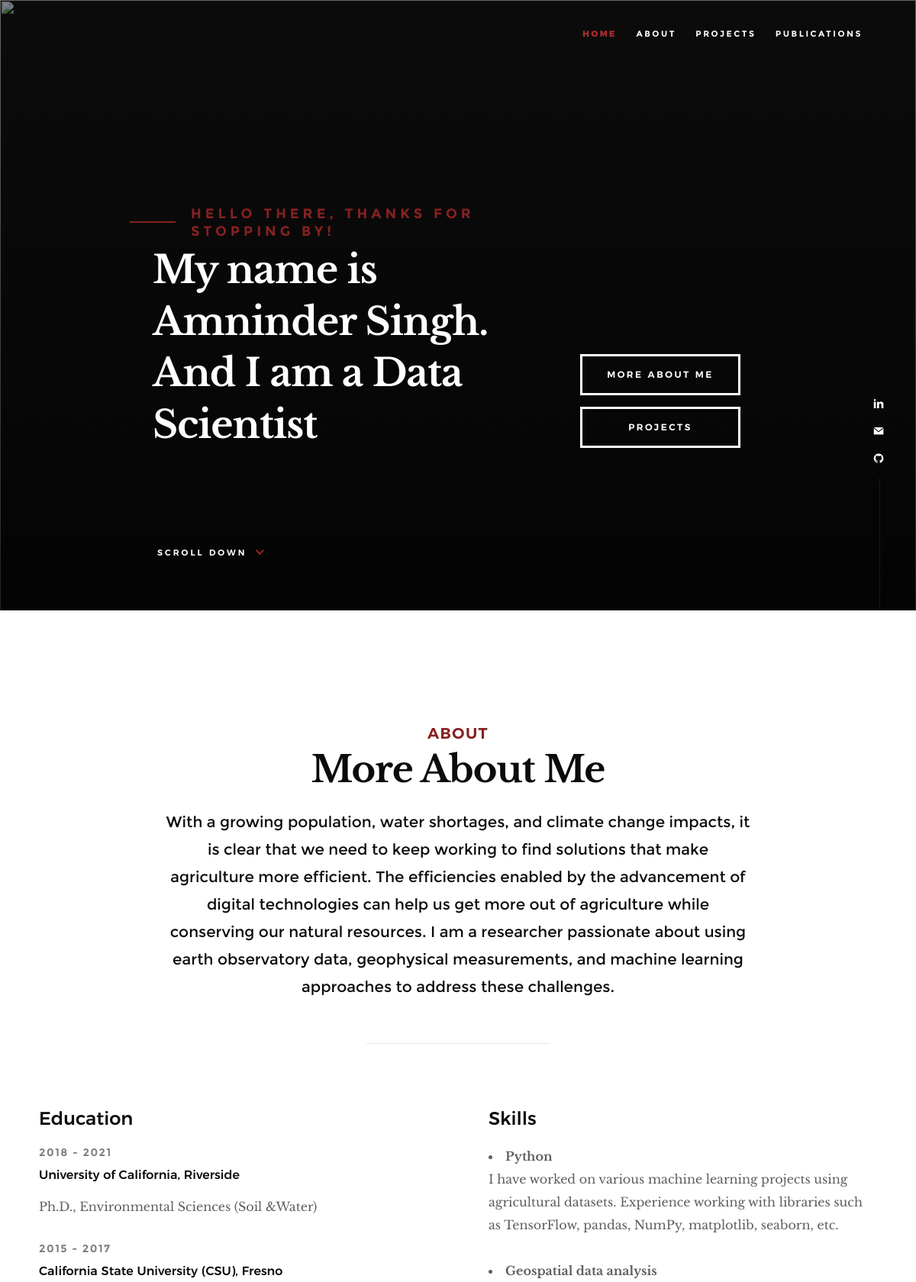
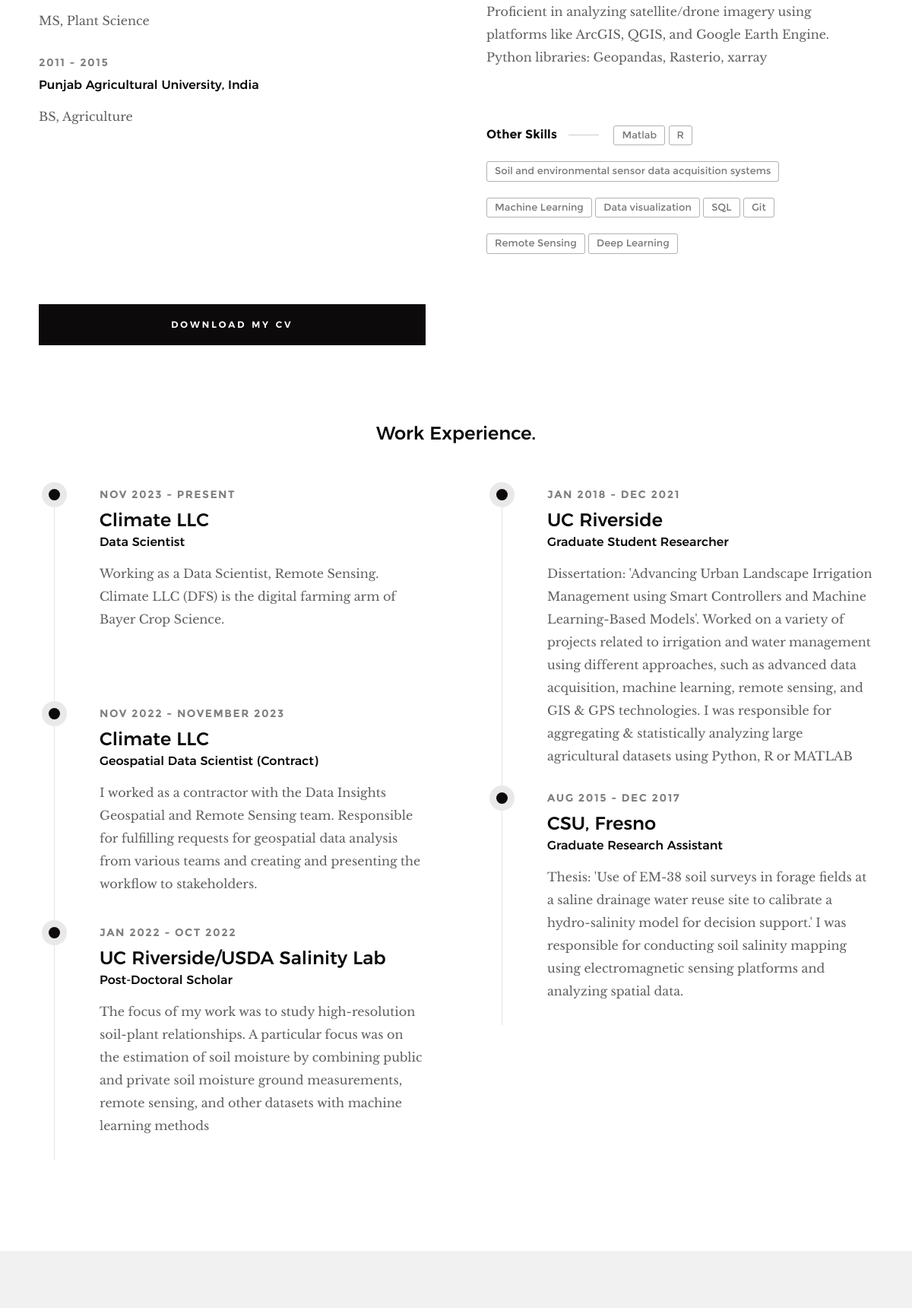
The page / (upper part) on the database its author committed (2 pictures, top to bottom).
### home/models.py (models this page shows, shortened)
class Info(models.Model):
    cv = models.FileField()
    mainImage = models.ImageField(null=True, blank=True, default="default.jpg")
    short_intro = models.TextField(null=True, blank=True)
    linkedin = models.CharField(max_length=2000, null=True, blank=True)
    twitter = models.CharField(max_length=2000, null=True, blank=True)

class Skill(models.Model):
    name = models.CharField(max_length=200, blank=True, null=True)
    description = models.TextField(null=True, blank=True)
    created = models.DateTimeField(auto_now_add=True)
    def __str__(self):
        return str(self.name)

class Work(models.Model):
    startdate = models.CharField(max_length=60, null=True, blank=True)
    enddate = models.CharField(max_length=60, null=True, blank=True)
    title = models.CharField(max_length=200)
    place = models.CharField(max_length=200)
    description = models.TextField(null=True, blank=True)
    created = models.DateTimeField(auto_now_add=True)
    class Meta:
        ordering = ["-created"]

### home/views.py (the view)
# urls.py: path('', views.home, name = "home"),
def home(request):
    infos = Info.objects.all()
    skills = Skill.objects.exclude(description__exact="")
    otherskills = Skill.objects.filter(description="")
    lworks = Work.objects.filter(title__in=["Data Scientist", "Geospatial Data Scientist (Contract)", "Post-Doctoral Scholar"])
    rworks = Work.objects.exclude(title__in=["Data Scientist", "Geospatial Data Scientist (Contract)", "Post-Doctoral Scholar"])
    projects = Project.objects.all()
    publications = Publication.objects.all()
    context = {
        'infos':infos,
        'skills':skills,'otherskills':otherskills,
        'lworks':lworks,'rworks':rworks,
        'projects':projects,
        'publications':publications,
    }
    return render(request, 'index.html', context)

### templates/index.html (shortened to what this page needs)
{% load static %}
<!DOCTYPE html>
<html class="no-js" lang="en">
<head>
    <link rel="stylesheet" href="{% static 'css/base.css' %}">
    <link rel="stylesheet" href="{% static 'css/vendor.css' %}">
    <link rel="stylesheet" href="{% static 'css/main.css' %}">
</head>
<body id="top">
    <header class="s-header">
        <nav class="header-nav-wrap">
            <ul class="header-nav">
                <li class="current"><a class="smoothscroll"  href="#home" title="home">Home</a></li>
                <li><a class="smoothscroll"  href="#about" title="about">About</a></li>
                <li><a class="smoothscroll"  href="#projects" title="projects">Projects</a></li>
                <li><a class="smoothscroll"  href="#publications" title="publications">Publications</a></li>
            </ul>
        </nav>
    </header>
{% for info in infos %}
   <section id="home" class="s-home page-hero target-section" data-parallax="scroll" data-image-src="{{info.mainImage.url}}" data-natural-width=3000 data-natural-height=2000 data-position-y=center>
    <div class="overlay"></div>
    <div class="shadow-overlay"></div>
    <div class="home-content">
        <div class="row home-content__main">
            <h3>Hello there, Thanks for stopping by!</h3>
            <h1>
                My name is Amninder Singh.<br/>
                And I am a Data Scientist
            </h1>
             <div class="home-content__buttons">
                <a href="#about" class="smoothscroll btn btn--stroke">
                    More About Me
                </a>
                <a href="#projects" class="smoothscroll btn btn--stroke">
                    Projects
                </a>
            </div>
            <div class="home-content__scroll">
                <a href="#about" class="scroll-link smoothscroll">
                    <span>Scroll Down</span>
                </a>
            </div>
        </div>
    </div>
    <ul class="home-social">
        <li>
            <a href="{{info.linkedin}}" target="_blank"><i class="im im-linkedin" aria-hidden="true"></i><span>LinkedIn</span></a>
        </li>
        <li>
            <a href="mailto:asing075@ucr.edu"><i class="im im-mail" aria-hidden="true"></i><span>Email</span></a>
        </li>
        <li>
            <a href="https://github.com/singhamninder" target = "_blank"><i class="im im-github" aria-hidden="true"></i><span>GitHub</span></a>
        </li>
    </ul>
    </section>
    <section id="about" class="s-about target-section">
        <div class="row narrow section-intro has-bottom-sep">
            <div class="col-full text-center">
                <h3>About</h3>
                <h1>More About Me</h1>
                <p class="lead">{{info.short_intro}}</p>
            </div>
        </div>
        <div class="row about-content">
            <div class="col-six tab-full left">
                <h3>Education</h3>
                    <div class="timeline__header">
                        <p class="timeline__timeframe">2018 - 2021</p>
                        <h5>University of California, Riverside </h5>
                    </div>
                    <div class="timeline__desc">
                        <p>Ph.D., Environmental Sciences (Soil &Water)</p>
                    </div>
                    <div class="timeline__header">
                        <p class="timeline__timeframe">2015 - 2017</p>
                        <h5>California State University (CSU), Fresno</h5>
                    </div>
                    <div class="timeline__desc">
                        <p>MS, Plant Science</p>
                    </div>
                    <div class="timeline__header">
                        <p class="timeline__timeframe">2011 - 2015</p>
                        <h5>Punjab Agricultural University, India</h5>
                    </div>
                    <div class="timeline__desc">
                        <p>BS, Agriculture</p>
                    </div>
            </div>
            <div class="col-six tab-full right">
                <h3>Skills</h3>
                {%for skill in skills %}
                    <li>
                    <strong>{{skill.name}}</strong>
                    <p>{{skill.description}}</p>
                    </li>
                {% endfor %}
                <p class="blog-content__tags">
                    <span>Other Skills</span>
                    {% for skill in otherskills %}
                    <span class="blog-content__tag-list">
                        <a>{{skill}}</a>
                    </span>
                    {% endfor %}
                </p>
            </div>
        </div>
        <div class="row about-content about-content--buttons">
            <div class="col-six tab-full left">
                <a href="{{info.cv.url}}" target="_blank" class="btn btn--primary full-width">Download My CV</a>
            </div>
        </div>
        <div class="row about-content about-content--timeline">
            <div class="col-full text-center">
                <h3>Work Experience.</h3>
            </div>
            <div class="col-six tab-full left">
                <div class="timeline">
                    {% for work in lworks %}
                    <div class="timeline__block">
                        <div class="timeline__bullet"></div>
                        <div class="timeline__header">
                            <p class="timeline__timeframe">{{work.startdate}} - {{work.enddate}}</p>
                            <h3>{{work.place}}</h3>
                            <h5>{{work.title}}</h5>
                        </div>
                        {% if work.description %}
                        <div class="timeline__desc">
                            <p>{{work.description}}</p>
                        </div>
                        {% endif %}
                    </div>
                    {% endfor %}
                </div>
            </div>
            <div class="col-six tab-full right">
                <div class="timeline">
                    {% for work in rworks %}
                    <div class="timeline__block">
                        <div class="timeline__bullet"></div>
                        <div class="timeline__header">
                            <p class="timeline__timeframe">{{work.startdate}} - {{work.enddate}}</p>
                            <h3>{{work.place}}</h3>
                            <h5>{{work.title}}</h5>
                        </div>
                        {% if work.description %}
                        <div class="timeline__desc">
                            <p>{{work.description}}</p>
                        </div>
                        {% endif %}
                    </div>
                    {% endfor %}
                </div>
            </div>
        </div>
    </section>
    <section id="projects" class="s-works target-section">
    </section>
{% endfor %}
</body>
</html>

### static/css/base.css (style rules this page uses)
html { font-family: sans-serif; line-height: 1.15; -ms-text-size-adjust: 100%; -webkit-text-size-adjust: 100%; }
body { margin: 0; }
article, aside, footer, header, nav, section { display: block; }
h1 { font-size: 2em; margin: 0.67em 0; }
a { background-color: transparent; -webkit-text-decoration-skip: objects; }
b, strong { font-weight: inherit; }
b, strong { font-weight: bolder; }
html { font-size: 62.5%; box-sizing: border-box; }
*, *::before, *::after { box-sizing: inherit; }
body { font-weight: normal; line-height: 1; word-wrap: break-word; text-rendering: optimizeLegibility; -webkit-overflow-scrolling: touch; -webkit-text-size-adjust: none; }
body, input, button { -moz-osx-font-smoothing: grayscale; -webkit-font-smoothing: antialiased; }
div, dl, dt, dd, ul, ol, li, h1, h2, h3, h4, h5, h6, pre, form, p, blockquote, th, td { margin: 0; padding: 0; }
h1, h2, h3, h4, h5, h6 { -webkit-font-smoothing: auto; -webkit-font-smoothing: antialiased; -webkit-font-variant-ligatures: common-ligatures; -moz-font-variant-ligatures: common-ligatures; font-variant-ligatures: common-ligatures; text-rendering: optimizeLegibility; }
em, i { font-style: italic; line-height: inherit; }
strong, b { font-weight: bold; line-height: inherit; }
ol, ul { list-style: none; }
li { display: block; }
a { text-decoration: none; line-height: inherit; }
.row { width: 94%; max-width: 1200px; margin: 0 auto; }
.row:after { content: ""; display: table; clear: both; }
[class*="col-"] { float: left; }
[class*="col-"] { padding: 0 20px; }
.col-six, .col-1-2 { width: 50%; }
.col-twelve, .col-full { width: 100%; }
@media only screen and (max-width: 1200px) { [class*="col-"] { padding: 0 15px; } }
.full-width { width: 100%; }
.text-center { text-align: center; }

### rows shown on the page
Info: short_intro "With a growing population, water shortages, and climate change impacts, it is clear that we need to keep working to find solutions that make agriculture more efficient. The efficiencies enabled by the advancement of digital technologies can help us get more out of agriculture while conserving our natural resources. I am a researcher passionate about using earth observatory data, geophysical measurements, and machine learning approaches to address these challenges."
Skill: name "Python", description "I have worked on various machine learning projects using agricultural datasets. Experience working with libraries such as TensorFlow, pandas, NumPy, matplotlib, seaborn, etc."
Skill: name "Geospatial data analysis", description "Proficient in analyzing satellite/drone imagery using platforms like ArcGIS, QGIS, and Google Earth Engine. Python libraries: Geopandas, Rasterio, xarray"
Skill: name "Matlab"
Skill: name "R"
Skill: name "Soil and environmental sensor data acquisition systems"
Skill: name "Machine Learning"
Skill: name "Data visualization"
Skill: name "SQL"
Skill: name "Git"
Skill: name "Remote Sensing"
Skill: name "Deep Learning"
Work: startdate "NOV 2023", enddate "PRESENT", place "Climate LLC", title "Data Scientist", description "Working as a Data Scientist, Remote Sensing. Climate LLC (DFS) is the digital farming arm of Bayer Crop Science."
Work: startdate "NOV 2022", enddate "NOVEMBER 2023", place "Climate LLC", title "Geospatial Data Scientist (Contract)", description "I worked as a contractor with the Data Insights Geospatial and Remote Sensing team. Responsible for fulfilling requests for geospatial data analysis from various teams and creating and presenting the workflow to stakeholders."
Work: startdate "JAN 2022", enddate "OCT 2022", place "UC Riverside/USDA Salinity Lab", title "Post-Doctoral Scholar", description "The focus of my work was to study high-resolution soil-plant relationships. A particular focus was on the estimation of soil moisture by combining public and private soil moisture ground measurements, remote sensing, and other datasets with machine learning methods"
Work: startdate "JAN 2018", enddate "DEC 2021", place "UC Riverside", title "Graduate Student Researcher", description "Dissertation: 'Advancing Urban Landscape Irrigation Management using Smart Controllers and Machine Learning-Based Models'. Worked on a variety of projects related to irrigation and water management using different approaches, such as advanced data acquisition, machine learning, remote sensing, and GIS & GPS technologies. I was responsible for aggregating & statistically analyzing large agricultural datasets using Python, R or MATLAB"
Work: startdate "AUG 2015", enddate "DEC 2017", place "CSU, Fresno", title "Graduate Research Assistant", description "Thesis: 'Use of EM-38 soil surveys in forage fields at a saline drainage water reuse site to calibrate a hydro-salinity model for decision support.' I was responsible for conducting soil salinity mapping using electromagnetic sensing platforms and analyzing spatial data."
